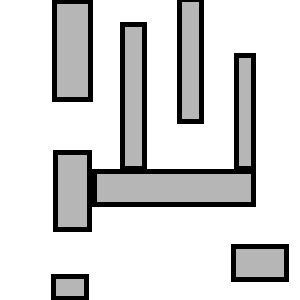
%> input picture Pictures/map_1_d.png, 300 x 300 px
$ octave RRTstrsmart.m   (GNU Octave 9; MATLAB toolbox functions it lacks are replaced by stand-ins)
%> lines starting %> are read from the running program, lines starting %| are printed output that depends on the picture; in (x1, y1, x2, y2) boxes, pixels count from 0 and x2, y2 are one past the last pixel; in counts of white or black regions, pixels touching at a corner belong together; the program's own positions count from 1
clear;close all;

% Algorithm Parameters
max_iter = 10000;
step_size = 20;
radius = 25;
goal_radius = 15;
goal_bias=25;
% Options
show_runtime=1;
profile off;

img1 = imread("Pictures/map_1_d.png");
%> img1 is the input picture: size 300x300x3 uint8; min 0, max 255, mean 213.3
% [4 lines of commented-out code are left out]

img = imbinarize(im2gray(img1), 0.8);
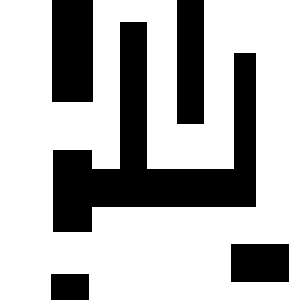
%> img: size 300x300 logical; 70.4% white; 5 black regions, box (x1, y1, x2, y2) and area: (53, 22, 256, 232) 15951, (52, 0, 93, 102) 4182, (177, 0, 204, 124) 3348, (231, 244, 289, 282) 2204, (51, 274, 89, 300) 988
se = strel('disk', 1);
img = ~imdilate(~img, se);
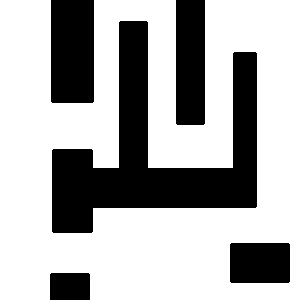
%> img: size 300x300 logical; 68.3% white; 5 black regions, box (x1, y1, x2, y2) and area: (52, 21, 257, 233) 17042, (51, 0, 94, 103) 4427, (176, 0, 205, 125) 3623, (230, 243, 290, 283) 2396, (50, 273, 90, 300) 1078
map_size = size(img);
%> map_size = [300 300]


figure;
set(gcf, 'Position', [100, 100, 800, 600]);
imshow(img, 'InitialMagnification', 'fit');
hold on;
title('Select START point, then GOAL point');


%> (the run ends here)

$ run again, with Pictures/map_2_d.png copied over Pictures/map_1_d.png
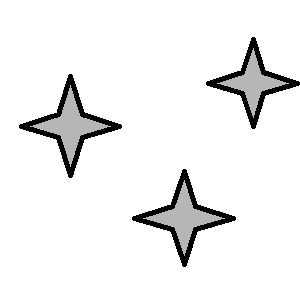
%> input picture Pictures/map_2_d.png, 300 x 300 px
%> img1 is the input picture: size 300x300x3 uint8; min 0, max 255, mean 239.1
%> `img = imbinarize(im2gray(img1), 0.8);`:
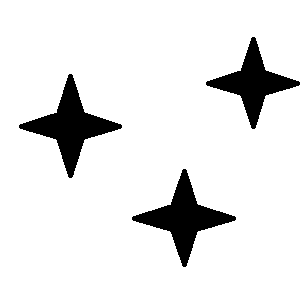
%> img: size 300x300 logical; 90.3% white; 3 black regions, box (x1, y1, x2, y2) and area: (19, 74, 122, 178) 3128, (132, 169, 236, 267) 2995, (206, 37, 300, 129) 2567
%> `img = ~imdilate(~img, se);`:
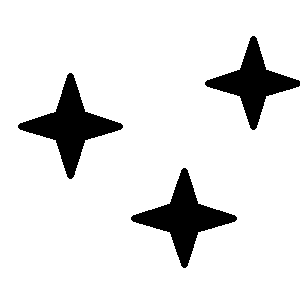
%> img: size 300x300 logical; 89.3% white; 3 black regions, box (x1, y1, x2, y2) and area: (18, 73, 123, 179) 3441, (131, 168, 237, 268) 3300, (205, 36, 300, 130) 2845

$ run again, with Pictures/map_3_d.png copied over Pictures/map_1_d.png
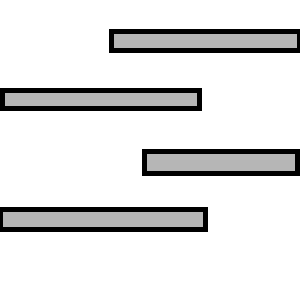
%> input picture Pictures/map_3_d.png, 300 x 300 px
%> img1 is the input picture: size 300x300x3 uint8; min 0, max 255, mean 223.4
%> `img = imbinarize(im2gray(img1), 0.8);`:
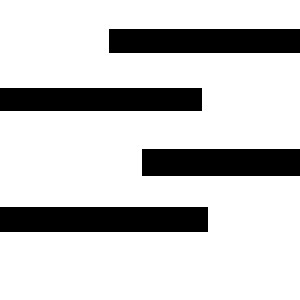
%> img: size 300x300 logical; 79.2% white; 4 black regions, box (x1, y1, x2, y2) and area: (0, 207, 208, 232) 5200, (0, 88, 202, 111) 4646, (109, 29, 300, 53) 4584, (142, 149, 300, 176) 4266
%> `img = ~imdilate(~img, se);`:
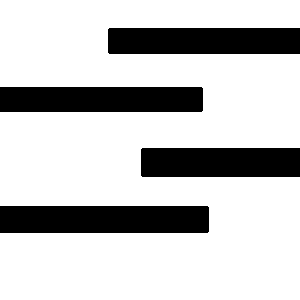
%> img: size 300x300 logical; 77.4% white; 4 black regions, box (x1, y1, x2, y2) and area: (0, 206, 209, 233) 5641, (0, 87, 203, 112) 5073, (108, 28, 300, 54) 4990, (141, 148, 300, 177) 4609

$ run again, with Pictures/map_4_d.png copied over Pictures/map_1_d.png
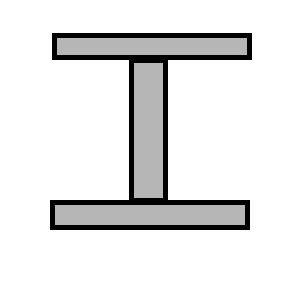
%> input picture Pictures/map_4_d.png, 300 x 300 px
%> img1 is the input picture: size 300x300x3 uint8; min 0, max 255, mean 229.4
%> `img = imbinarize(im2gray(img1), 0.8);`:
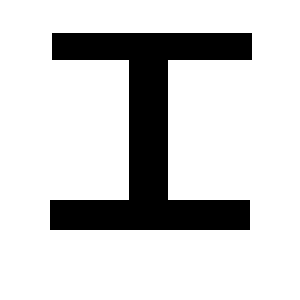
%> img: size 300x300 logical; 81.3% white; 1 black region, box (x1, y1, x2, y2) and area: (50, 33, 252, 230) 16860
%> `img = ~imdilate(~img, se);`:
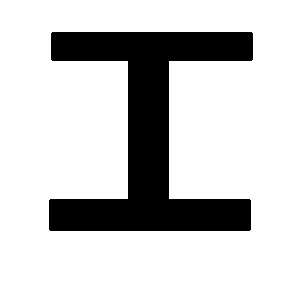
%> img: size 300x300 logical; 80% white; 1 black region, box (x1, y1, x2, y2) and area: (49, 32, 253, 231) 17972
